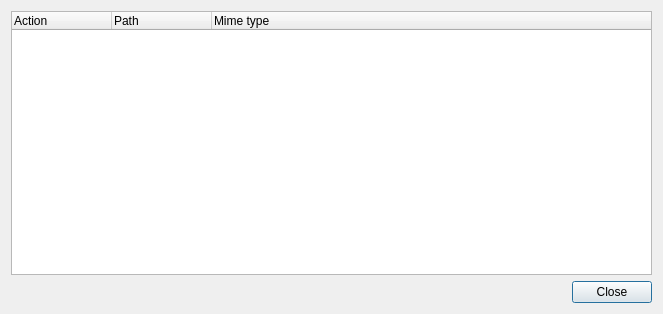
<?xml version="1.0" encoding="UTF-8"?>
<ui version="4.0">
 <class>SvnUpdateDialog</class>
 <widget class="QDialog" name="SvnUpdateDialog">
  <property name="geometry">
   <rect>
    <x>0</x>
    <y>0</y>
    <width>663</width>
    <height>314</height>
   </rect>
  </property>
  <property name="windowTitle">
   <string>SVN Action</string>
  </property>
  <layout class="QGridLayout" name="gridLayout">
   <item row="0" column="0" colspan="2">
    <widget class="QTreeWidget" name="uiLogTREE">
     <property name="rootIsDecorated">
      <bool>false</bool>
     </property>
     <column>
      <property name="text">
       <string>Action</string>
      </property>
     </column>
     <column>
      <property name="text">
       <string>Path</string>
      </property>
     </column>
     <column>
      <property name="text">
       <string>Mime type</string>
      </property>
     </column>
     <column>
      <property name="text">
       <string/>
      </property>
     </column>
    </widget>
   </item>
   <item row="1" column="1">
    <widget class="QDialogButtonBox" name="uiDialogBTNS">
     <property name="standardButtons">
      <set>QDialogButtonBox::Close</set>
     </property>
    </widget>
   </item>
  </layout>
 </widget>
 <tabstops>
  <tabstop>uiLogTREE</tabstop>
  <tabstop>uiDialogBTNS</tabstop>
 </tabstops>
 <resources/>
 <connections>
  <connection>
   <sender>uiDialogBTNS</sender>
   <signal>rejected()</signal>
   <receiver>SvnUpdateDialog</receiver>
   <slot>reject()</slot>
   <hints>
    <hint type="sourcelabel">
     <x>619</x>
     <y>293</y>
    </hint>
    <hint type="destinationlabel">
     <x>576</x>
     <y>309</y>
    </hint>
   </hints>
  </connection>
  <connection>
   <sender>uiDialogBTNS</sender>
   <signal>accepted()</signal>
   <receiver>SvnUpdateDialog</receiver>
   <slot>accept()</slot>
   <hints>
    <hint type="sourcelabel">
     <x>601</x>
     <y>292</y>
    </hint>
    <hint type="destinationlabel">
     <x>507</x>
     <y>309</y>
    </hint>
   </hints>
  </connection>
 </connections>
</ui>
